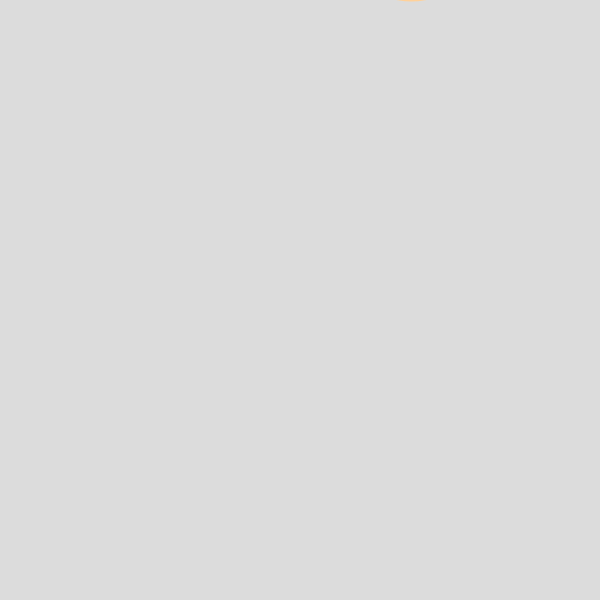
Frame 1 (no input)
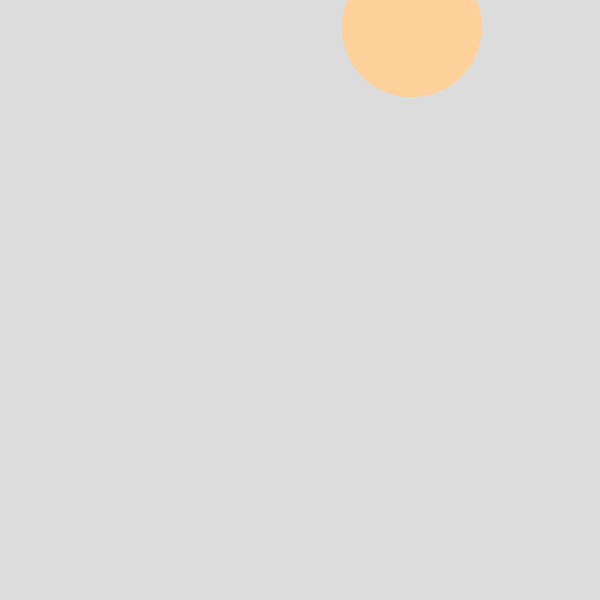
Frame 60 (no input)
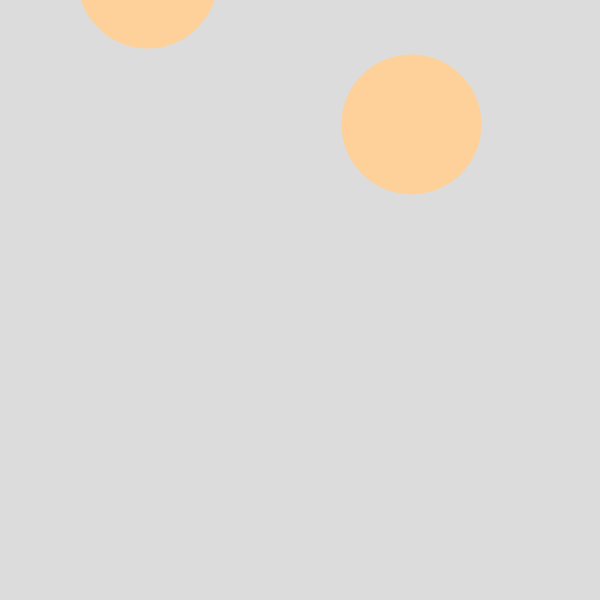
Frame 120 (the mouse pressed at the canvas centre since frame 60)

The p5.js sketch that drew these frames (run headless with seeded random() and noise() and a simulated clock; from frame 60 on, the mouse is pressed at the canvas centre):

// p5.js sketch
// ── sketch.js
crustArray = [];
toppingsArray = [];
globalSpeed = 5.4;
pizzaRadius = 70;
toppingRadius = 10;
currentTopping = 0;

class Topping{
  
  constructor(startX,startY,parent){
    this.x = startX;
    this.y = startY;
    this.radius = toppingRadius;
    this.topping = currentTopping;
    this.parent = parent;
  }
  
  onDraw(){
    let baseX = this.parent.x;
    let baseY = this.parent.y;
    if(this.topping == 0){
      ellipseMode(CENTER);
      noStroke();
      fill(255,20,20);
      ellipse(this.x+baseX, this.y+baseY, this.radius*2, this.radius*2);
    }else if(this.topping == 1){
      ellipseMode(CENTER);
      noStroke();
      fill(240);
      ellipse(this.x+baseX, this.y+baseY, this.radius*2, this.radius*2);
    }
  }
}

class Crust{
  constructor(){
    this.x = random(40,width-40);
    this.y = pizzaRadius * -1;
    this.live = true;
    this.radius = pizzaRadius;
    this.speed = globalSpeed*.3;
    this.toppings = [];
  }
  
  onDraw(){
    fill( 255, 209, 154 );
    noStroke();
    this.y = this.y + this.speed;
    ellipse(this.x, this.y, this.radius*2, this.radius*2);
  }
  
  addPepperoni(){
    this.toppings.push(new Topping(mouseX - this.x,mouseY - this.y));
  }
}

function setup() {
  createCanvas(600, 600);
}

function draw() {
  background(220);
  
  if(frameCount % 90 == 1){
    crustArray.push(new Crust());
  }
  for(i = crustArray.length - 1; i >= 0; i--){
    if(crustArray[i].y > height + pizzaRadius){
       crustArray.splice(i,1);
    }else{
      crustArray[i].onDraw();
    }
  }
  for(i = toppingsArray.length - 1; i >= 0; i--){
    if(toppingsArray[i].y > height + pizzaRadius){
       toppingsArray.splice(i,1);
    }else{
      toppingsArray[i].onDraw();
    }
  }
}

function mousePressed() {
  for(i = 0; i < crustArray.length;i++){
    if(dist(mouseX,mouseY,crustArray[i].x,crustArray[i].y) <= pizzaRadius - toppingRadius){
       //crustArray[i].addPepperoni();
      toppingsArray.push(new Topping(mouseX - crustArray[i].x,mouseY - crustArray[i].y, crustArray[i]));
     }
  }
}

function keyPressed() {
  if(keyCode == 49){
    currentTopping = 0;
  }else if(keyCode == 50){
    currentTopping = 1;
  }
}
